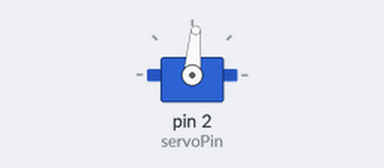
Bench run of a sketch on a simulated Arduino Uno, built with avr-gcc and run on an emulated ATmega328P. Shown: servo.

Above: at 0.05 s.
Timing chart, 0 to 5.2 s (numbered marks = the images above):
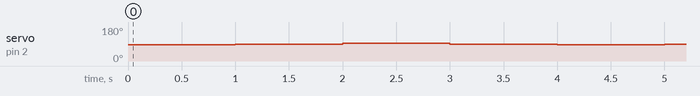

Measured:
- by itself, servo on pin 2 (servoPin): repeats every 4.0 s: 95° 1.0 s, 90° 1.0 s, 85° 1.0 s, 90° 1.0 s

The sketch:

fullRotation.pde
```cpp
// fullRotation.pde - Turn continuous rotation servo clockwise,
// counterclockwise and stop.
// (c) Kimmo Karvinen & Tero Karvinen http://BotBook.com

#include <Servo.h>

Servo myServo;
int servoPin = 2;

void servoClockWise()
{
    myServo.write(85);
    delay(1000);
}

void servoCounterClockWise()
{
    myServo.write(95);
    delay(1000);
}


void servoStop()
{
    myServo.write(90);
    delay(1000);
}

void setup()
{
  myServo.attach(servoPin);
}

void loop()
{
  servoClockWise();
  servoStop();
  servoCounterClockWise();
  servoStop();
}
```
